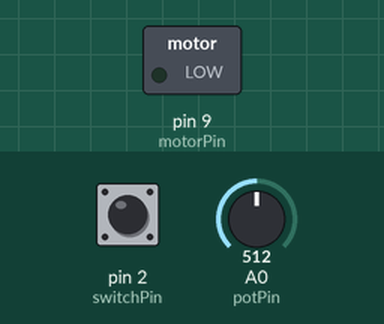
Bench run of a sketch on a simulated Arduino Uno, built with avr-gcc and run on an emulated ATmega328P. Parts: switched loads named in the sketch (green lamp = pin HIGH). The inputs (shaded band) are chosen by the test bench; at power-on: pin 2 (switchPin) LOW, A0 (potPin) = 512.

Above: at 1.2 s.
1.3 s: pin 2 (switchPin) pulled HIGH for 0.15 s
At 1.37 s:
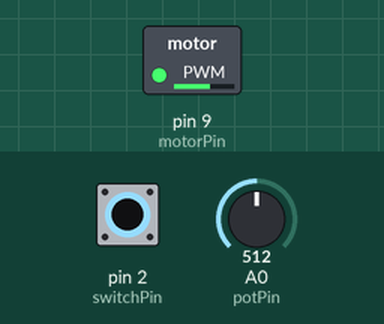
2.9 s: pin 2 (switchPin) pulled HIGH for 3.2 s
At 6.8 s:
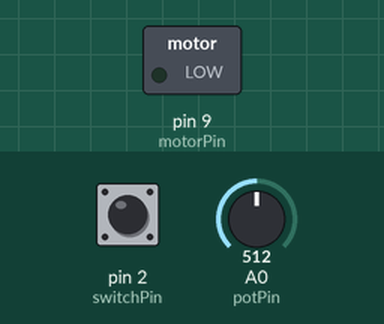
Timing chart, 0 to 8.3 s (numbered marks = the images above; inputs shaded):
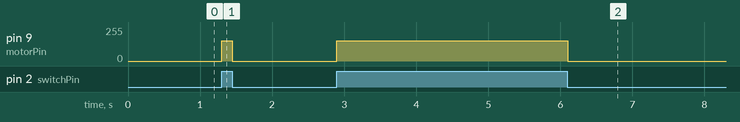

The sketch:

Progetto9.ino
```cpp
const int switchPin = 2;
const int motorPin = 9;
const int potPin = A0;
int switchState = 0;
int valPot;


void setup() {
  // put your setup code here, to run once:
  pinMode(switchPin,INPUT);
  pinMode(motorPin,OUTPUT);
}

void loop() {
  // put your main code here, to run repeatedly:
  switchState = digitalRead(switchPin);
  valPot = analogRead(potPin);
  int outputpwm = map(valPot,0,1023,50,255);
  /*
  if (switchState == HIGH)
  {
    digitalWrite(motorPin, HIGH);
  }
  else
  {
    digitalWrite(motorPin, LOW);
  }
  */
   if (switchState == HIGH)
  {
    analogWrite(motorPin, outputpwm);
  }
  else
  {
    analogWrite(motorPin, 0);
  }
}
```

Measured:
- after the input at 1.3 s, pin 9 (motorPin): 0/255 → 152/255 at once, → 0/255 0.15 s later
- after the input at 2.9 s, pin 9 (motorPin): 0/255 → 152/255 at once, → 0/255 3.2 s later
